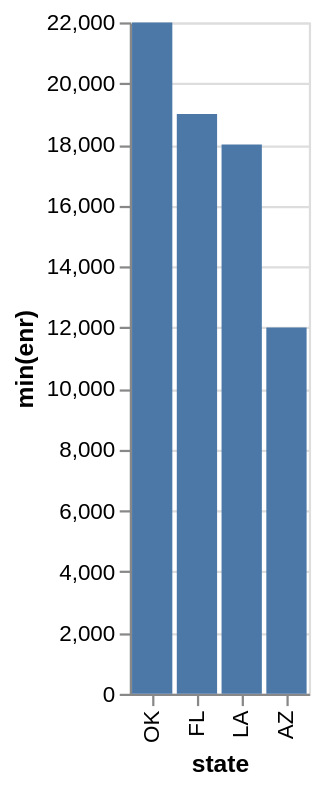

Write the Vega-Lite specification saved for this chart.
### Vega-Lite specification from a JSON file in a GitHub repository (floating-point values rounded to 4 significant figures)
{"data": {"values": [{"x_data": "OK", "y_data": 22000}, {"x_data": "FL", "y_data": 19000}, {"x_data": "LA", "y_data": 18000}, {"x_data": "AZ", "y_data": 12000}]}, "mark": "bar", "encoding": {"x": {"field": "x_data", "type": "nominal", "title": "state", "sort": {"op": "sum", "field": "y_data", "order": "descending"}}, "y": {"field": "y_data", "type": "quantitative", "title": "min(enr)"}}}
